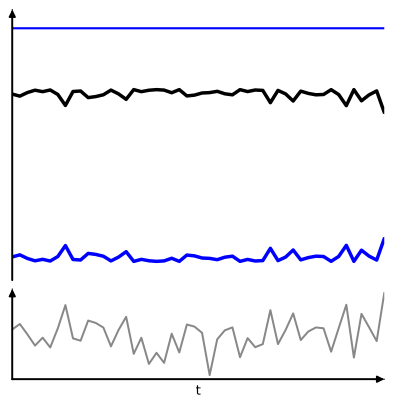

Reproduce this figure in Python.
import numpy as np
import matplotlib.pyplot as plt

# --- Generate a smooth fluctuating curve (black) ---
rng = np.random.default_rng(7)
t = np.linspace(0, 10, 50)

noise = rng.normal(-1, 1, size=t.size)
# Normalize noise to [-1, 1]
noise = 2 * (noise - noise.min()) / (noise.max() - noise.min()) - 1
k = np.linspace(-3, 3, 151)
kernel = np.exp(-0.5 * k**2)
kernel /= kernel.sum()
f = 0.1*np.cos( 0.5+noise ) 

# --- Blue curve with opposite derivative ---
black_baseline = 0.85
blue_baseline  = 0.35
black = black_baseline + f
blue  = blue_baseline  - f

# Constant total energy (solid blue line)
total_const = np.mean(black + blue) * np.ones_like(t)


# --- Plot with two subplots ---
import matplotlib.gridspec as gridspec
fig = plt.figure(figsize=(5, 5), dpi=160)
gs = gridspec.GridSpec(2, 1, height_ratios=[3, 1], hspace=0.05)


# Main plot (top)
ax1 = fig.add_subplot(gs[0])
ax1.plot(t, black, color="black", linewidth=2.6, solid_capstyle="round")
ax1.plot(t, blue,  color="blue",  linewidth=2.6, solid_capstyle="round")
ax1.plot(t, total_const, color="blue", linewidth=1.6)

# Show y-axis, hide x-axis ticks
ax1.set_ylabel("")
ax1.set_xticks([])
ax1.set_yticks([])
ax1.tick_params(bottom=False, left=True)
for side in ["bottom", "top", "right"]:
    ax1.spines[side].set_visible(False)
ax1.spines["left"].set_visible(True)
ax1.set_xlim(t.min(), t.max())
ymin = min(black.min(), blue.min(), total_const.min())
ymax = max(black.max(), blue.max(), total_const.max())
pad = 0.08 * (ymax - ymin)
ax1.set_ylim(ymin - pad, ymax + pad)
x0, x1 = ax1.get_xlim()
y0, y1 = ax1.get_ylim()
# y-axis arrow (main plot)
ax1.annotate(
    "", xy=(x0, y1), xytext=(x0, y0),
    arrowprops=dict(arrowstyle="-|>", linewidth=1.4, color="black", shrinkA=0, shrinkB=0),
    clip_on=False
)

# Noise plot (bottom)
ax2 = fig.add_subplot(gs[1], sharex=ax1)
ax2.plot(t, noise, color="#888888")
ax2.set_xlabel("t")
ax2.set_ylabel("")
ax2.set_yticks([])
ax2.tick_params(bottom=True, left=True)
for side in ["top", "right"]:
    ax2.spines[side].set_visible(False)
for side in ["bottom", "left"]:
    ax2.spines[side].set_visible(True)
ax2.set_xlim(t.min(), t.max())
# x-axis arrow (noise plot)
x0, x1 = ax2.get_xlim()
y0, y1 = ax2.get_ylim()
ax2.annotate(
    "", xy=(x1, y0), xytext=(x0, y0),
    arrowprops=dict(arrowstyle="-|>", linewidth=1.4, color="black", shrinkA=0, shrinkB=0),
    clip_on=False
)
# y-axis arrow (noise plot)
ax2.annotate(
    "", xy=(x0, y1), xytext=(x0, y0),
    arrowprops=dict(arrowstyle="-|>", linewidth=1.4, color="black", shrinkA=0, shrinkB=0),
    clip_on=False
)

plt.tight_layout()
plt.savefig('illustration.svg', bbox_inches='tight')
plt.show()
